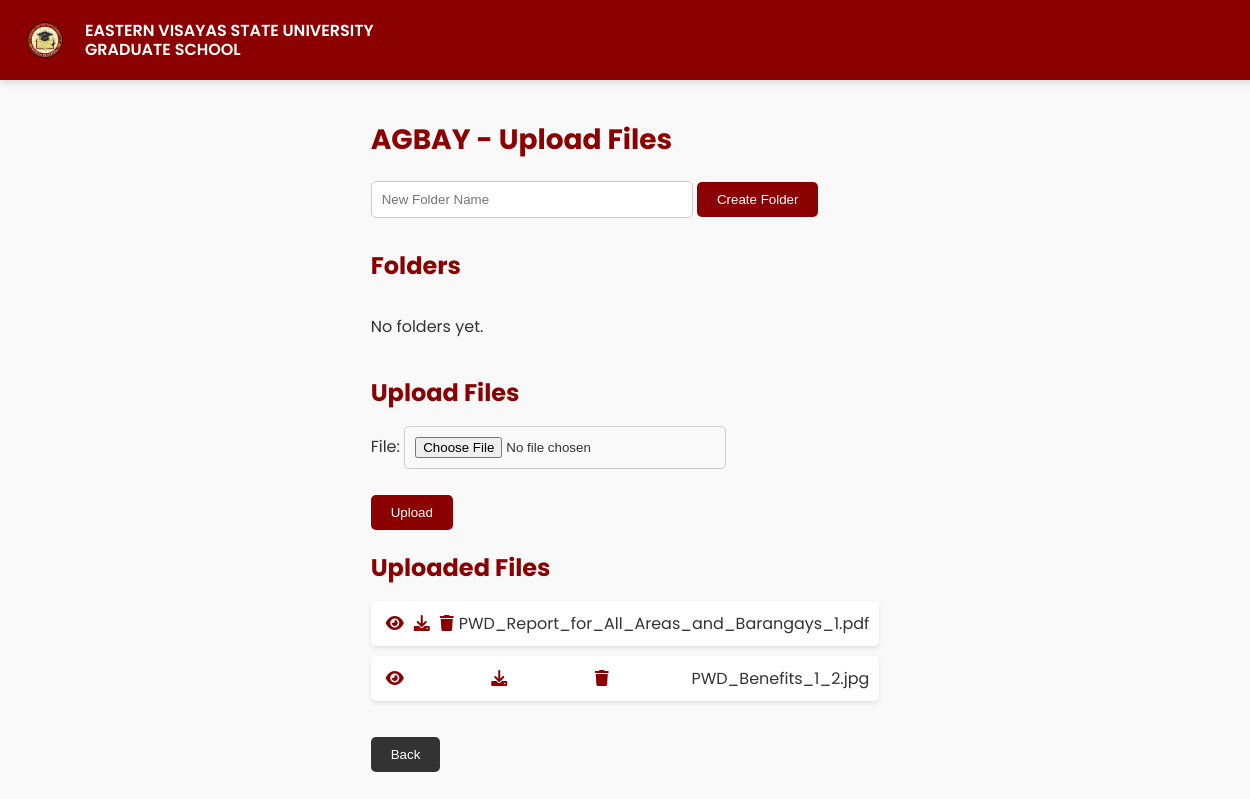
The app's page /files/upload/4/ with its own data.
### FileExp/models.py (models this page shows)
class Category(models.Model):
    name = models.CharField(max_length=255)
    is_archived = models.BooleanField(default=False)

class File(models.Model):
    category = models.ForeignKey(Category, related_name='files', on_delete=models.CASCADE)
    folder = models.ForeignKey(Folder, related_name='files', null=True, blank=True, on_delete=models.CASCADE)
    file = models.FileField(upload_to='uploads/')
    is_archived = models.BooleanField(default=False)

### FileExp/views.py (the view)
# urls.py: path('upload/<int:category_id>/', upload_file, name='upload_file'),
def upload_file(request, category_id):
    category = get_object_or_404(Category, id=category_id)
    folders = category.folders.filter(parent__isnull=True,is_archived=False)  # Fetch top-level folders
    files = category.files.filter(folder__isnull=True,is_archived=False)  # Fetch files not in any folder
    if request.method == "POST":
        form = FileUploadForm(request.POST, request.FILES)
        if form.is_valid():
            file = form.save(commit=False)
            file.category = category
            file.save()
            messages.success(request, "File uploaded successfully!")
            return redirect('upload_file', category_id=category.id)
    else:
        form = FileUploadForm()
    return render(request, "upload_file.html", {"category": category, "folders": folders, "files": files, "form": form})

### FileExp/forms.py
class FileUploadForm(forms.ModelForm):
    class Meta:
        model = File
        fields = ["file"]

### templates/upload_file.html (shortened to what this page needs)
{% load static %}
<!DOCTYPE html>
<html lang="en">
<head>
    <link rel="stylesheet" href="https://cdnjs.cloudflare.com/ajax/libs/font-awesome/6.0.0-beta3/css/all.min.css">
</head>
<body>
    <div class="navbar">
        <img src="{% static 'images/GS_logo.png' %}" alt="GS Logo">
        <div class="university-text">
            EASTERN VISAYAS STATE UNIVERSITY <br> GRADUATE SCHOOL
        </div>
    </div>
    <div class="container">
        <h1>{{ category.name }} - Upload Files</h1>
        <form method="post" action="{% url 'create_folder' category.id %}">
            <input type="text" name="folder_name" placeholder="New Folder Name" required>
            <button type="submit" name="create_folder">Create Folder</button>
        </form>
        <h2>Folders</h2>
        <div class="folder-container">
            {% for folder in folders %}
                <div class="folder-card" onclick="window.location.href='{% url 'folder_detail' folder.id %}'">
                    <i class="fas fa-folder"></i><br>
                    {{ folder.name }}
                    <br>
                    <a href="#" onclick="editFolder({{ folder.id }}, '{{ folder.name }}'); event.stopPropagation();">
                        <i class="fas fa-edit"></i>
                    </a>
                    <a href="#" onclick="event.stopPropagation(); if(confirm('Are you sure you want to archive this folder?')) { document.getElementById('delete-folder-form-{{ folder.id }}').submit(); }">
                        <i class="fas fa-trash"></i>
                    </a>
                    <form id="delete-folder-form-{{ folder.id }}" method="post" action="{% url 'archive_folder' folder.id %}" style="display: none;">
                        {% csrf_token %}
                    </form>
                </div>
            {% empty %}
                <p>No folders yet.</p>
            {% endfor %}
        </div>
        <h2>Upload Files</h2>
        <form method="post" enctype="multipart/form-data">
            {{ form.as_p }}
            <button type="submit" name="upload_file">Upload</button>
        </form>
        <h2>Uploaded Files</h2>
        <ul class="file-list">
            {% for file in files %}
                <li>
                    <a href="{% url 'view_file' file.id %}" target="_blank"><i class="fas fa-eye"></i></a>
                    <a href="{{ file.file.url }}" download><i class="fas fa-download"></i></a>
                    <a href="#" onclick="if(confirm('Are you sure you want to archive this file?')) { document.getElementById('delete-file-form-{{ file.id }}').submit(); }">
                        <i class="fas fa-trash"></i>
                    </a>
                    <span>{{ file.file.name }}</span>
                </li>
            {% empty %}
                <p>No files uploaded yet.</p>
            {% endfor %}
        </ul>
        <button class="back-button" onclick="window.location.href='{% url 'category_list' %}'">Back</button>
    </div>
</body>
</html>

### templates/upload_file.html (style rules this page uses)
body { margin: 0; padding: 0; display: flex; flex-direction: column; font-family: 'Poppins', sans-serif; background-color: #f9f9f9; color: #333; }
.navbar { background-color: darkred; padding: 15px 20px; text-align: center; font-size: 18px; width: 100%; color: white; display: flex; align-items: center; justify-content: flex-start; position: relative; box-shadow: 0 4px 6px rgba(0, 0, 0, 0.1); }
.navbar img { height: 50px; margin-right: 15px; }
.navbar .university-text { text-align: left; font-size: 16px; font-weight: 600; line-height: 1.2; }
.container { padding: 20px; max-width: 1200px; margin: 0 auto; }
h1 { font-size: 28px; color: darkred; margin-bottom: 20px; }
h2 { font-size: 24px; color: darkred; margin-bottom: 15px; }
.folder-container { display: flex; gap: 15px; flex-wrap: wrap; margin-bottom: 20px; }
.file-list { list-style: none; padding: 0; }
.file-list li { margin: 10px 0; padding: 10px; background: #fff; border-radius: 5px; box-shadow: 0 2px 4px rgba(0, 0, 0, 0.1); display: flex; align-items: center; justify-content: space-between; }
.file-list li a { margin: 0 5px; color: darkred; text-decoration: none; }
form { margin-bottom: 20px; }
input[type="text"], input[type="file"] { padding: 10px; border: 1px solid #ccc; border-radius: 5px; width: 100%; max-width: 300px; margin-bottom: 10px; }
button { padding: 10px 20px; background-color: darkred; color: white; border: none; border-radius: 5px; cursor: pointer; transition: background-color 0.2s; }
.back-button { margin-top: 20px; background-color: #333; }

### records on screen
Category: name "AGBAY"
File: file.name "PWD_Report_for_All_Areas_and_Barangays_1.pdf"
File: file.name "PWD_Benefits_1_2.jpg"
